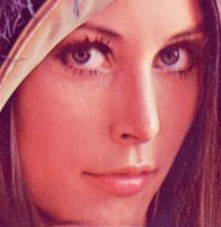
//> input picture image/lena1.jpg, 221 x 227 px, given in place of lena.jpg, which was not available
$ ./main   (built with g++ and OpenCV 4)
//> lines starting //> are read from the running program, lines starting //| are printed output that depends on the picture; pictures that were not available may be replaced by others from this repository, and a replacement may not be noted
#include <iostream>
#include <ctime>
#include <cmath>
#include <opencv2/opencv.hpp>

using namespace std;
using namespace cv;

typedef struct NCCinformation {
	int x = 0;			// 定义匹配点X位置
	int y = 0;			// 定义匹配点Y位置
	double value = 0;	// NCC匹配值
	double theta = 0;	// 旋转角度值
} NCCinfo;

void RotateArbitraryAngle(Mat& src, Mat& dst, float angle) {
	double radian = (double)(angle / 180.0 * CV_PI);

	// 填充图像
	int maxBorder = (int)(max(src.cols, src.rows) * 1.414);
	int dx = (maxBorder - src.cols) / 2;
	int dy = (maxBorder - src.rows) / 2;
	copyMakeBorder(src, dst, dy, dy, dx, dx, BORDER_CONSTANT);

	// 旋转
	Point2f center((double)(dst.cols / 2), (double)(dst.rows / 2));
	Mat affine_matrix = getRotationMatrix2D(center, angle, 1.0);
	warpAffine(dst, dst, affine_matrix, dst.size());

	// 计算图像旋转之后包含图像的最大的矩形
	double sinVal = abs(sin(radian));
	double cosVal = abs(cos(radian));
	Size targetSize((int)(src.cols * cosVal + src.rows * sinVal), (int)(src.cols * sinVal + src.rows * cosVal));

	// 剪掉多余边框
	int x = (dst.cols - targetSize.width) / 2;
	int y = (dst.rows - targetSize.height) / 2;
	Rect rect(x, y, targetSize.width, targetSize.height);
	dst = Mat(dst, rect);
}


Mat ImagePyramid(Mat sourceimg, int levelnum) {
	Mat temp, temp1, baselevel, finallevel;
	temp = sourceimg.clone();
	baselevel = sourceimg.clone();

	for (int i = 1; i < levelnum; i++) {
		GaussianBlur(temp, temp1, Size(5, 5), 0);
		resize(temp, temp1, Size(temp.cols / 2, temp.rows / 2), 0, 0, INTER_CUBIC);
		temp = temp1.clone();
	}
	finallevel = temp1.clone();
	return finallevel;
}


double ImageAverage(Mat img) {
	Mat temp = img.clone();
	int Square = 0;
	double sum = 0;
	for (int i = 0; i < temp.rows; i++) {
		for (int j = 0; j < temp.cols; j++) {
			if (0 == temp.at<uchar>(i, j))
				continue;
			sum += temp.at<uchar>(i, j);
			Square += 1;
		}
	}
	double average = sum / Square;
	return average;
}


double ImageStandardDeviation(Mat img, double average) {
	Mat temp = img.clone();
	int Square = 0;
	double sum = 0;
	for (int i = 0; i < temp.rows; i++) {
		for (int j = 0; j < temp.cols; j++) {
			if (0 == temp.at<uchar>(i, j))
				continue;
			sum += pow((temp.at<uchar>(i, j) - average), 2);
			Square += 1;
		}
	}
	double sd = sqrt(sum / Square);
	return sd;
}


NCCinfo NormalizedCrossCorrelation(Mat sourceimg, Mat templateimg) {
	NCCinfo info;
	Mat src = sourceimg.clone();
	Mat Tmplate = templateimg.clone();

	// 获取两张图像的长和宽
	int srcrows = src.rows;
	int srccols = src.cols;
	int Tmprows = Tmplate.rows;
	int Tmpcols = Tmplate.cols;
	int TmpSquare = 0;

	// 计算模板图片的灰度平均值和标准差
	double TmplateAverage = ImageAverage(Tmplate);
	double Tmpstandarddeviation = ImageStandardDeviation(Tmplate, TmplateAverage);

	double SrcAverage;
	double Srcstandarddeviation;

	// 计算NCC图像
	long double** NCC;
	NCC = new long double* [srcrows];
	for (int j = 0; j < srcrows; j++) {
		NCC[j] = new long double[srccols];
	}
	for (int i = 0; i < srcrows; i++) {
		for (int j = 0; j < srccols; j++) {
			NCC[i][j] = 0;
		}
	}

	double sum = 0;
	Mat temp;
	for (int i = 0; i < srcrows - Tmprows; i++) {
		for (int j = 0; j < srccols - Tmpcols; j++) {
			TmpSquare = 0;
			temp = src(Rect(j, i, Tmpcols, Tmprows));
			SrcAverage = ImageAverage(temp);
			Srcstandarddeviation = ImageStandardDeviation(temp, SrcAverage);
			for (int k = 0; k < Tmprows; k++) {
				for (int h = 0; h < Tmpcols; h++) {
					if (0 == Tmplate.at<uchar>(k, h))
						continue;
					sum += ((Tmplate.at<uchar>(k, h) - TmplateAverage) / Tmpstandarddeviation) * ((temp.at<uchar>(k, h) - SrcAverage) / Srcstandarddeviation);
					TmpSquare++;
				}
			}
			NCC[i][j] = sum / TmpSquare;
			sum = 0;
		}
	}

	info.value = NCC[0][0];
	for (int i = 0; i < srcrows; i++) {
		for (int j = 0; j < srccols; j++) {
			if (NCC[i][j] > info.value) {
				info.value = NCC[i][j];
				info.x = i;
				info.y = j;
			}
		}
	}

	for (int i = 0; i < srcrows; i++) {
		delete[] NCC[i];
	}
	delete[] NCC;

	return info;
}


int main() {
	// 读取目标图像和模板
	Mat srcimg = imread("image/lena.jpg", IMREAD_GRAYSCALE);
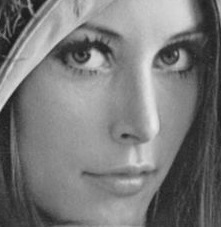
//> srcimg: 227 rows x 221 cols, CV_8UC1; min 22, max 234, mean 121.4
	if (srcimg.empty()) {
		cout << "could not load image..." << endl;
		return -1;
	}
	// imshow("SourceImg", srcimg);
	Mat templateimg = imread("image/lena2.jpg", IMREAD_GRAYSCALE);
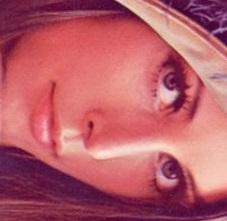
//> input picture image/lena2.jpg, 227 x 221 px
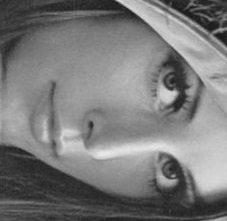
//> templateimg: 221 rows x 227 cols, CV_8UC1; min 21, max 234, mean 121.4
	if (templateimg.empty()) {
		cout << "could not load image..." << endl;
		return -1;
	}
	// imshow("TemplateImage", templateimg);

	// 求图片金字塔
	int levelnum = 4;
	Mat srcimg_p = ImagePyramid(srcimg, levelnum);
	Mat templateimg_p = ImagePyramid(templateimg, levelnum);
//> call 2 of ImagePyramid, with levelnum = 4
//> the loop in ImagePyramid (call 2), `for (int i = 1; i < levelnum; i++)` made 3 passes
//> pass 1, in ImagePyramid (call 2), `resize(temp, temp1, Size(temp.cols / 2, temp.rows / 2), 0, 0, INTER_CU..`:
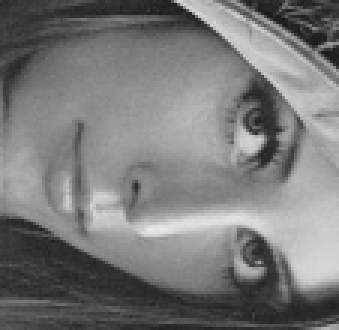
//> temp1: 110 rows x 113 cols, CV_8UC1 (shown 3 times larger); min 25, max 235, mean 121.4
//> after the loop in ImagePyramid (call 2), `for (int i = 1; i < levelnum; i++)`:
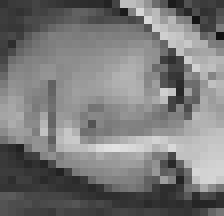
//> temp: 27 rows x 28 cols, CV_8UC1 (shown 8 times larger); min 18, max 226, mean 121.4
	// imshow("SourceImg Pyramid", srcimg_p);
	// imshow("TemplateImage Pyramid", templateimg_p);

	NCCinfo temp, info;
	Mat rotatedimg;
	int anglestep = 90;

	for (int i = 0; i < 360 / anglestep; i++) {
		RotateArbitraryAngle(templateimg_p, rotatedimg, i * anglestep);
		temp = NormalizedCrossCorrelation(srcimg_p, rotatedimg);
		if (info.value < temp.value) {
			info.x = temp.x;
			info.y = temp.y;
			info.value = temp.value;
			info.theta = i * anglestep;
		}
	}
//> this loop made 4 passes
//> (TmplateAverage in NormalizedCrossCorrelation, Tmpstandarddeviation in NormalizedCrossCorrelation) on passes 1 to 2: (121.4, 48.75), (124.7, 48.3)
//> (radian in RotateArbitraryAngle, affine_matrix in RotateArbitraryAngle, cosVal in RotateArbitraryAngle, x in RotateArbitraryAngle, y in RotateArbitraryAngle, rect in RotateArbitraryAngle, TmplateAverage in NormalizedCrossCorrelation, Tmpstandarddeviation in NormalizedCrossCorrelation) on pass 3: (3.14, [[-1, 1.22e-16, 38], [-1.22e-16, -1, 38]], 1, 5, 6, Rect(5, 6, 28, 27), 122.6, 48.7)
//> pass 1, in RotateArbitraryAngle, `copyMakeBorder(src, dst, dy, dy, dx, dx, BORDER_CONSTANT);`:
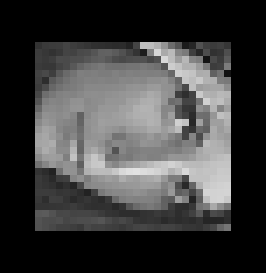
//> dst: 39 rows x 38 cols, CV_8UC1 (shown 7 times larger); min 0, max 226, mean 61.9
//> after the loop:
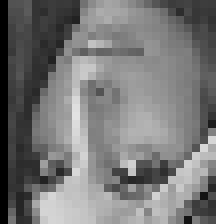
//> rotatedimg: 28 rows x 27 cols, CV_8UC1 (shown 8 times larger); min 0, max 226, mean 118.7
//> after the loop, info.value = 0

	cout << "The template's x is:" << info.x << endl;
//| The template's x is:0
	cout << "The template's y is:" << info.y << endl;
//| The template's y is:0
	cout << "The template's theta is:" << info.theta << endl;
//| The template's theta is:0

	// 将检测的区域在图像中表示出来
	Rect rect(info.y * pow(2, levelnum - 1), info.x * pow(2, levelnum - 1), templateimg.cols, templateimg.rows);
//> rect = Rect(0, 0, 227, 221)
	rectangle(srcimg, rect, Scalar(255), 1, LINE_8, 0);
	imshow("Processed_Img", srcimg);

	cout << "The program has been finished!" << endl;
	// 等待任意按键按下
	waitKey(0);
	return 0;
}
